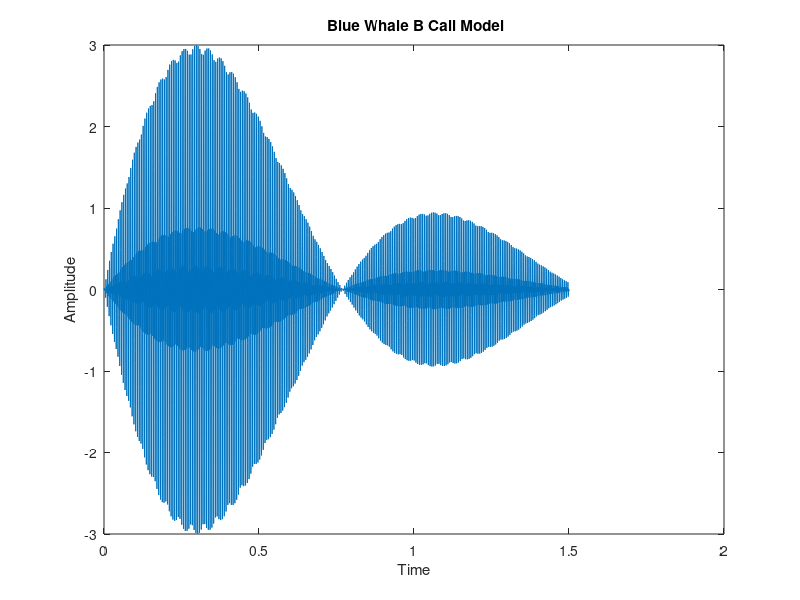

Recreate this plot in MATLAB.
%% CALLMODEL_SEC Models a blue whale B call (uses sections).
%
% Uses a model of the form
% y = A.*y0
% where A = A0*exp(-B*t).*sin(2*pi*fm*t)
% and y0 is a sum of harmonics
% yn = sin(2*pi*n*f0*t)

%% Create the time base for the signal.
fs = 4000;
t = 0:(1/fs):1.5;

%% Set the fundamental frequency of the call.
f0 = 175;

%% Create the harmonics.
y0 = sin(2*pi*f0*t) + sin(2*pi*2*f0*t) + sin(2*pi*3*f0*t);

%% Create the envelope
% Set the additional parameters in the model.
A0 = 2; % Initial amplitude.
B  = 1.5; % Amplitude decay rate.
fm = 0.65; % Frequency of the modulating envelope.
% Create the envelope
A  = A0*exp(-B*t).*sin(2*pi*fm*t);

%% Create the call.
call = A.*y0;

%% Plot the model call and listen to it.
figure
plot(t,call)
xlabel('Time')
ylabel('Amplitude')
title('{\bf Blue Whale B Call Model}')
soundsc(call,fs)
